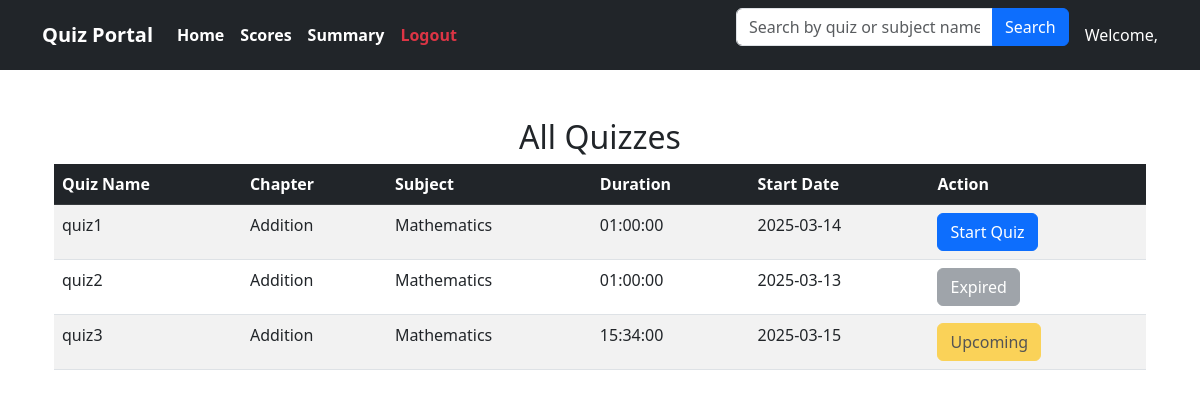
Screenshot of /quizzes with the database file from the repository.
### backend/models.py (models this page shows)
class Quiz(db.Model):
    __tablename__ = 'quiz'
    id = db.Column(db.Integer, primary_key=True)
    chapter_id = db.Column(db.Integer, db.ForeignKey('chapter.id', ondelete='CASCADE'), nullable=False)
    quiz_name = db.Column(db.String, nullable=False)
    date_of_quiz = db.Column(db.DateTime, nullable=False)
    time_duration = db.Column(db.Time, nullable=False)
    questions = db.relationship('Question', backref='quiz',lazy=True, cascade='all, delete-orphan')
    scores = db.relationship('Score', backref='quiz',lazy=True, cascade='all, delete-orphan')

class Chapter(db.Model):
    __tablename__ = 'chapter'
    id = db.Column(db.Integer, primary_key=True)
    name = db.Column(db.String, nullable=False)
    description = db.Column(db.String, nullable=False)
    subject_id = db.Column(db.Integer, db.ForeignKey('subjects.id', ondelete='CASCADE'), nullable=False)
    quizzes = db.relationship('Quiz', backref='chapter',lazy=True, cascade='all, delete-orphan')

class Subject(db.Model):
    __tablename__ = 'subjects'
    id = db.Column(db.Integer, primary_key=True)
    name = db.Column(db.String(100), nullable=False)
    description = db.Column(db.String(255), nullable=True)
    chapters = db.relationship('Chapter', backref='subject', cascade="all, delete", lazy=True)

### app.py (the view)
@app.route('/quizzes')
def all_quizzes():
    current_date = date.today()  # Ensure it is a date object
    quizzes = Quiz.query.all()
    formatted_quizzes = [
        {
            'id': quiz.id,
            'quiz_name': quiz.quiz_name,
            'chapter': quiz.chapter.name,
            'subject': quiz.chapter.subject.name,
            'time_duration': quiz.time_duration,
            'date_of_quiz': quiz.date_of_quiz if isinstance(quiz.date_of_quiz, date) else quiz.date_of_quiz.date()
        }
        for quiz in quizzes
    ]
    return render_template('users.html', quizzes=formatted_quizzes, current_date=current_date)

### templates/users.html (shortened to what this page needs)
{% extends "usernavbar.html" %}
{% block content %}
    <div class="container mt-5">
        <h2 class="text-center">All Quizzes</h2>
        <table class="table table-striped">
            <thead class="table-dark">
                <tr>
                    <th>Quiz Name</th>
                    <th>Chapter</th>
                    <th>Subject</th>
                    <th>Duration</th>
                    <th>Start Date</th>
                    <th>Action</th>
                </tr>
            </thead>
            <tbody>
                {% for quiz in quizzes %}
                <tr>
                    <td>{{ quiz.quiz_name }}</td>
                    <td>{{ quiz.chapter }}</td>
                    <td>{{ quiz.subject }}</td>
                    <td>{{ quiz.time_duration }}</td>
                    <td>{{ quiz.date_of_quiz.strftime('%Y-%m-%d') }}</td>
                    <td>
                        {% if quiz.date_of_quiz.date() == current_date %}
                            <a href="{{ url_for('attempt_quiz', quiz_id=quiz.id) }}" class="btn btn-primary">Start Quiz</a>
                        {% elif quiz.date_of_quiz.date() > current_date %}
                            <button class="btn btn-warning" disabled>Upcoming</button>
                        {% else %}
                            <button class="btn btn-secondary" disabled>Expired</button>
                        {% endif %}
                    </td>
                </tr>
                {% else %}
                <tr>
                    <td colspan="6" class="text-center">No quizzes available</td>
                </tr>
                {% endfor %}
            </tbody>
        </table>
    </div>
{% endblock %}

### rows the page displays
Quiz: quiz_name "quiz1", time_duration "01:00:00", date_of_quiz "2025-03-14"
Chapter: chapter "Addition" "Addition" "Addition"
Subject: subject "Mathematics" "Mathematics" "Mathematics"
Quiz: quiz_name "quiz2", time_duration "01:00:00", date_of_quiz "2025-03-13"
Quiz: quiz_name "quiz3", time_duration "15:34:00", date_of_quiz "2025-03-15"
